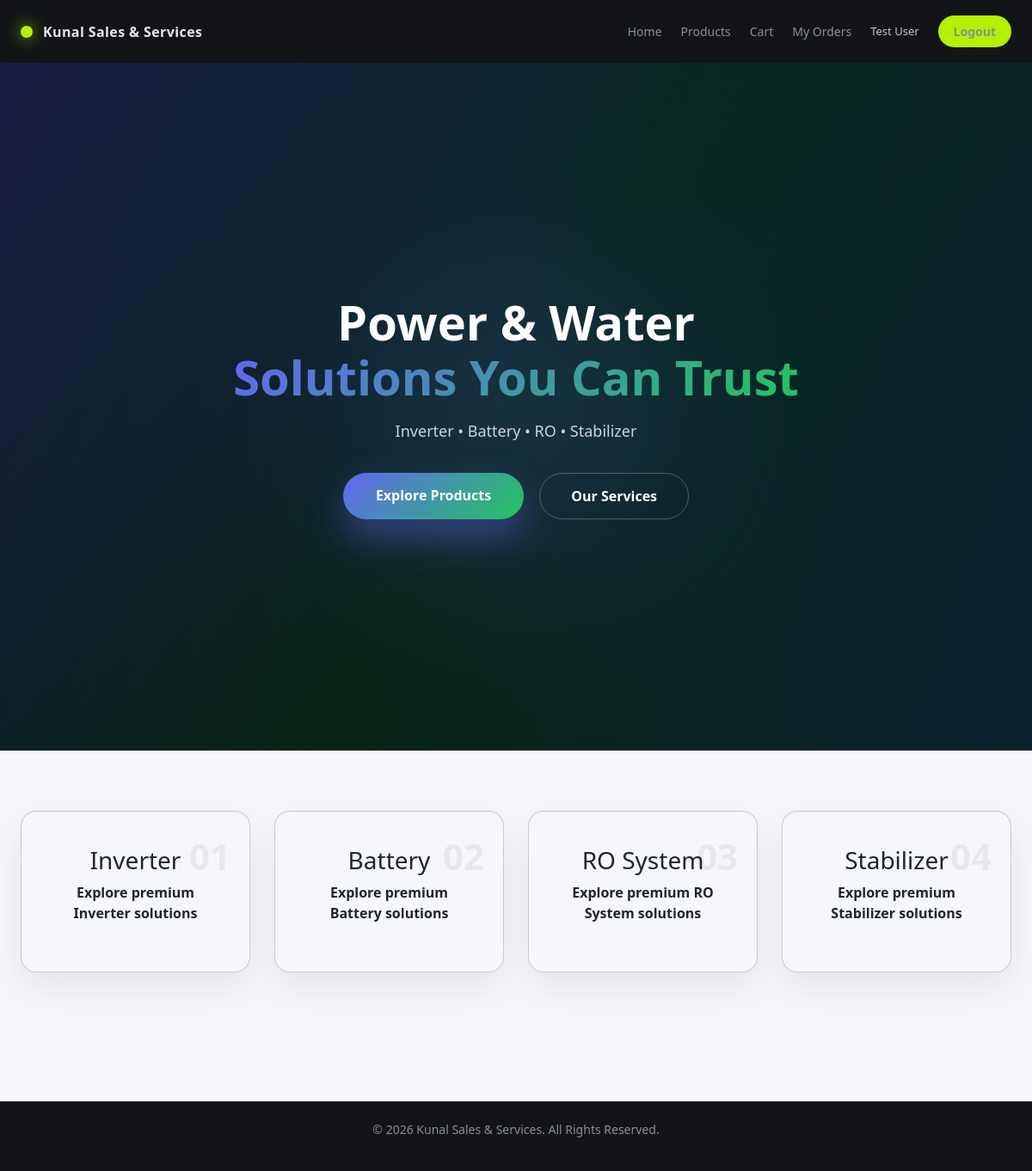
/index.php (signed in), run on the app's committed database.
### tables this page shows
CREATE TABLE `categories` (
  `category_id` int(11) NOT NULL,
  `category_name` varchar(100) NOT NULL,
  `status` tinyint(4) DEFAULT 1,
  `created_at` timestamp NOT NULL DEFAULT current_timestamp()
);

### index.php (the view, shortened to what this page needs)
<?php
include 'header.php';
include 'config/db.php';
$categories = mysqli_query($conn, "
    SELECT * FROM categories
    WHERE status = 1
    ORDER BY category_id ASC
");
?>
<section class="hero-advanced">
  <div class="hero-overlay"></div>
  <div class="hero-content">
    <h1>
      Power & Water<br>
      <span>Solutions You Can Trust</span>
    </h1>
    <p>
      Inverter • Battery • RO • Stabilizer
    </p>
    <div class="hero-actions">
      <a href="pages/products.php" class="hero-main-btn">
        Explore Products
      </a>
      <a href="#services" class="hero-secondary-btn">
        Our Services
      </a>
    </div>
  </div>
  <div class="hero-glow"></div>
</section>
<section class="categories" id="services">
<?php
if (mysqli_num_rows($categories) > 0) {
    while ($cat = mysqli_fetch_assoc($categories)) {
?>
    <div class="card">
        <span class="cat-index">
        </span>
        <h3><?= htmlspecialchars($cat['category_name']); ?></h3>
        <p>Explore premium <?= htmlspecialchars($cat['category_name']); ?> solutions</p>
    </div>
<?php
    }
} ?>
</section>
<?php include 'footer.php'; ?>

### assets/css/client.css (style rules this page uses)
:root { --bg-main:#121417; --bg-secondary:#1A1D21; --surface:#F5F7FA; --accent:#B4F000; --accent-hover:#9AD400; --text-dark:#0F172A; --text-light:#E5E7EB; --text-muted:#8B8F97; --radius-lg:18px; --radius-sm:10px; --transition:0.35s ease; }
* { box-sizing:border-box; margin:0; padding:0; font-family:'Segoe UI', system-ui, -apple-system, BlinkMacSystemFont, sans-serif; }
body { background:var(--surface); color:var(--text-dark); overflow-x:hidden; }
a { text-decoration:none; color:inherit; }
.categories { max-width:1200px; margin:auto; padding:70px 24px; display:grid; grid-template-columns:repeat(auto-fit,minmax(220px,1fr)); gap:28px; }
.categories .card { background:var(--surface); padding:40px; border-radius:var(--radius-lg); text-align:center; font-weight:600; box-shadow:0 18px 40px rgba(0,0,0,0.08); transition:var(--transition); }
.categories .card { position:relative; }
.cat-index { position:absolute; top:20px; right:22px; font-size:42px; font-weight:800; color:rgba(0,0,0,0.06); }
.hero-advanced { position:relative; min-height:100vh; display:flex; justify-content:center; align-items:center; text-align:center; overflow:hidden; background: radial-gradient(circle at top, #020617, #000); }
.hero-overlay { position:absolute; inset:0; background: linear-gradient( 120deg, rgba(99,102,241,0.25), rgba(34,197,94,0.18), rgba(56,189,248,0.18) ); animation:heroShift 14s ease infinite; }
.hero-glow { position:absolute; width:420px; height:420px; background:radial-gradient(circle,#6366f1,transparent 65%); filter:blur(120px); opacity:0.5; animation:floatGlow 6s ease-in-out infinite alternate; }
.hero-content { position:relative; z-index:2; max-width:800px; padding:0 20px; animation:heroEnter 0.9s ease forwards; }
.hero-content h1 { font-size:clamp(34px,5vw,56px); font-weight:900; color:#fff; line-height:1.15; }
.hero-content h1 span { background:linear-gradient(135deg,#6366f1,#22c55e); -webkit-background-clip:text; -webkit-text-fill-color:transparent; }
.hero-content p { margin-top:18px; font-size:18px; color:#cbd5e1; }
.hero-actions { margin-top:35px; display:flex; gap:18px; justify-content:center; flex-wrap:wrap; }
.hero-main-btn { padding:14px 38px; border-radius:40px; font-weight:800; background:linear-gradient(135deg,#6366f1,#22c55e); color:#fff; box-shadow:0 20px 45px rgba(99,102,241,0.45); transition:0.3s; }
.hero-secondary-btn { padding:14px 36px; border-radius:40px; font-weight:700; color:#fff; border:1px solid rgba(255,255,255,0.25); backdrop-filter:blur(10px); }

### data on the page
categories: category_name "Inverter"
categories: category_name "Battery"
categories: category_name "RO System"
categories: category_name "Stabilizer"

### other printed values
$_SESSION['user_name'] "Test User"
